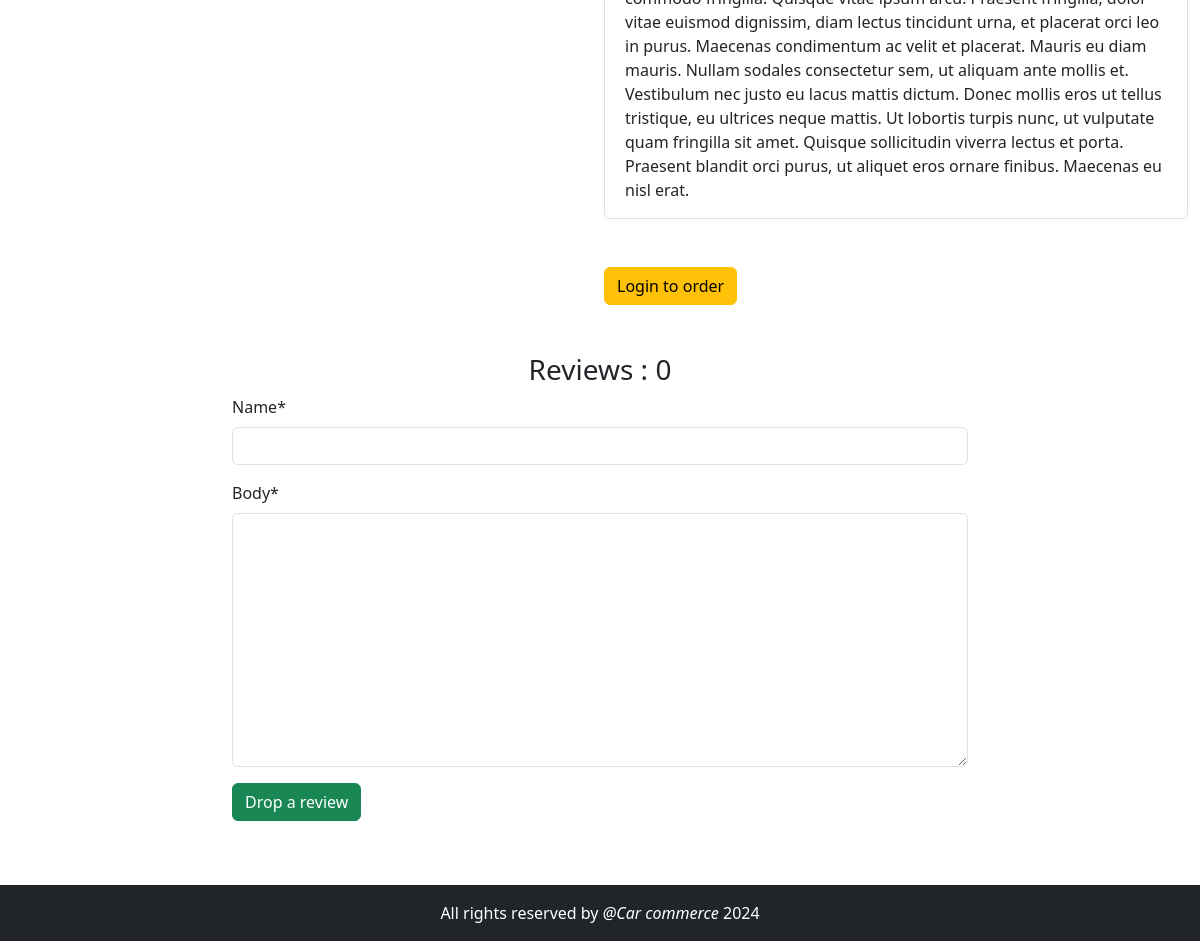
Page /car/order/3/ (lower part) on the earlier database version.
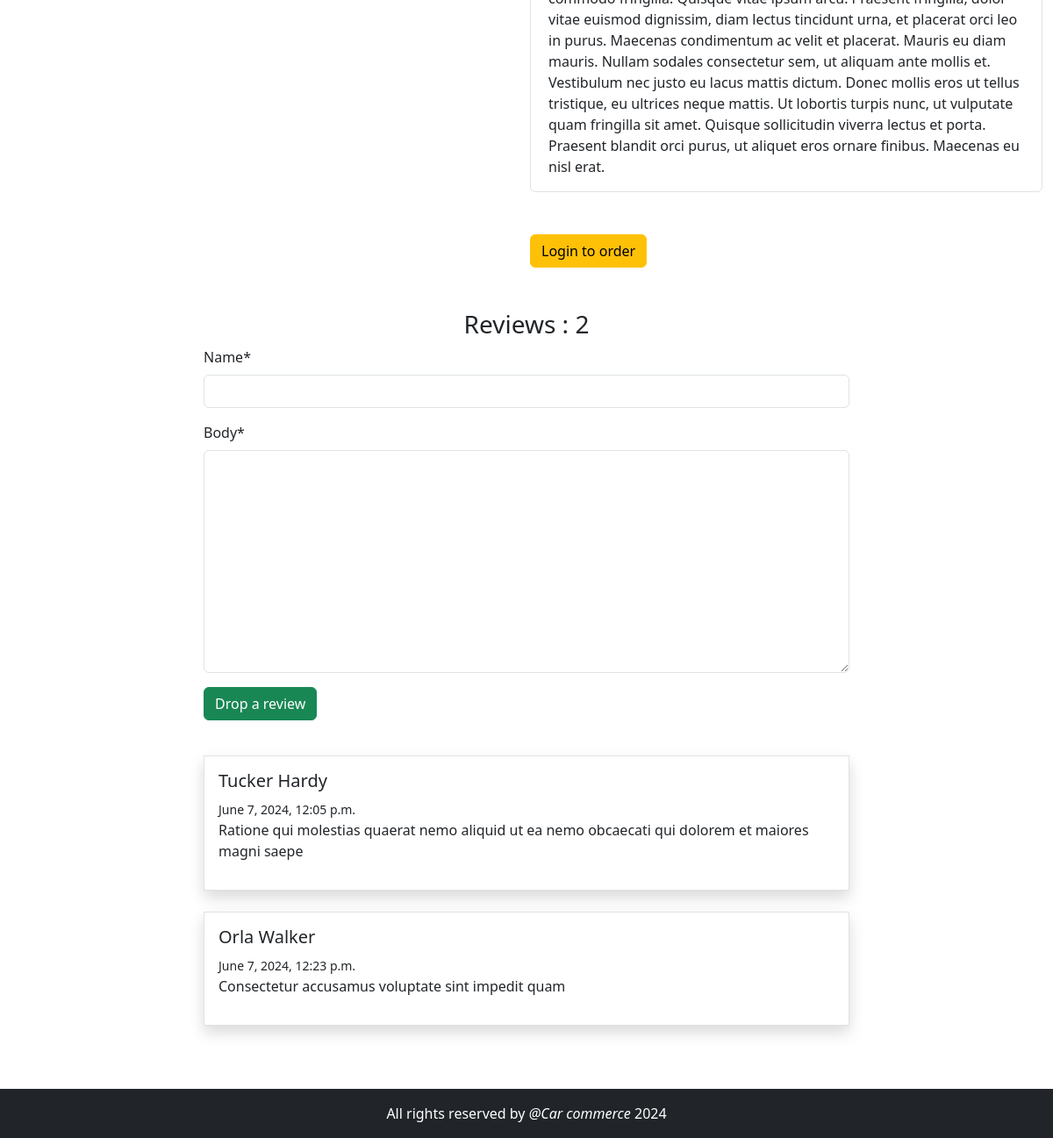
Same page on the later database version.
### car/models.py (models this page shows, shortened)
class Comment(models.Model):
    name = models.CharField(max_length=500)
    body = models.TextField()
    timestamp = models.DateTimeField(auto_now_add=True)
    car = models.ForeignKey(Car, on_delete=models.CASCADE,
                            related_name="car_comment")

### car/views.py (the view, shortened to what this page needs)
# urls.py: path('car/order/<int:pk>/', views.CarDetailView.as_view(), name="car_detail"),
class CarDetailView(DetailView):
    model = Car
    template_name = 'carDetails.html'
    def get_context_data(self, **kwargs):
        context = super().get_context_data(**kwargs)
        context["data"] = context['object']
        context['form'] = CommentForm()
        context['total_comment'] = Comment.objects.filter(
            car__id=self.kwargs.get('pk')).count()
        context['comments'] = Comment.objects.filter(
            car__id=self.kwargs.get('pk'))
        return context

### car/forms.py
class CommentForm(forms.ModelForm):
    class Meta:
        model = Comment
        fields = ['name', 'body']

### car/templates/carDetails.html (shortened to what this page needs)
{% extends "base.html" %}
{% load crispy_forms_tags %}
{% block mainContent %}
    <section class="container-fluid">
        <div class="row g-2 mt-5">
            <div class="col-12 col-md-6">
            </div>
            <div class="col-12 col-md-6">
                <div class="accordion" id="accordionExample">
                    <div class="accordion-item">
                        <div id="collapseOne"
                             class="accordion-collapse collapse show"
                             aria-labelledby="headingOne"
                             data-bs-parent="#accordionExample">
                            <div class="accordion-body">{{ data.description }}</div>
                        </div>
                    </div>
                </div>
                <div class="mt-5">
                    {% if user.is_authenticated %}
                        <form method="post" action="{% url "car_detail" data.id %}">
                            {% csrf_token %}
                            <button class="btn btn-success">Order now</button>
                        </form>
                    {% else %}
                        <a href="{% url "login" %}">
                            <button class="btn btn-warning">Login to order</button>
                        </a>
                    {% endif %}
                </div>
            </div>
        </div>
        <div class="mt-5">
            <section class="container">
                <div class="row justify-content-center">
                    <div class="col-12 col-md-8">
                        <h3 class="text-center">Reviews : {{ total_comment }}</h3>
                        <form method="post" action="{% url "comment" data.id %}">
                            {{ form|crispy }}
                            <button class="btn btn-success">Drop a review</button>
                        </form>
                    </div>
                </div>
                <div class="my-3">
                    <div class="row justify-content-center">
                        <div class="col-12 col-md-8">
                            {% for cmt in comments %}
                                <div class="border p-3 my-4 shadow ">
                                    <h5>{{ cmt.name }}</h5>
                                    <small>{{ cmt.timestamp }}</small>
                                    <p>{{ cmt.body }}</p>
                                </div>
                            {% endfor %}
                        </div>
                    </div>
                </div>
            </section>
        </div>
    </section>
{% endblock mainContent %}

### templates/base.html (shortened to what this page needs)
<!DOCTYPE html>
<html lang="en">
    <head>
        <link href="https://cdn.jsdelivr.net/npm/bootstrap@5.3.3/dist/css/bootstrap.min.css"
              rel="stylesheet"
>
    </head>
    <body>
        <main style="min-height:90vh;">
            {% block mainContent %}
            {% endblock mainContent %}
        </main>
        <footer class="mt-5 bg-dark">
            <p class="text-white text-center p-3 mb-0">
                All rights reserved by <i>@Car commerce</i> 2024
            </p>
        </footer>
    </body>
</html>

Differences in the rows shown:
added Comment: name "Tucker Hardy", timestamp "June 7, 2024, 12:05 p.m.", body "Ratione qui molestias quaerat nemo aliquid ut ea nemo obcaecati qui dolorem et maiores magni saepe"
added Comment: name "Orla Walker", timestamp "June 7, 2024, 12:23 p.m.", body "Consectetur accusamus voluptate sint impedit quam"
Other differences:
{{ total_comment }}: "0" → "2"
